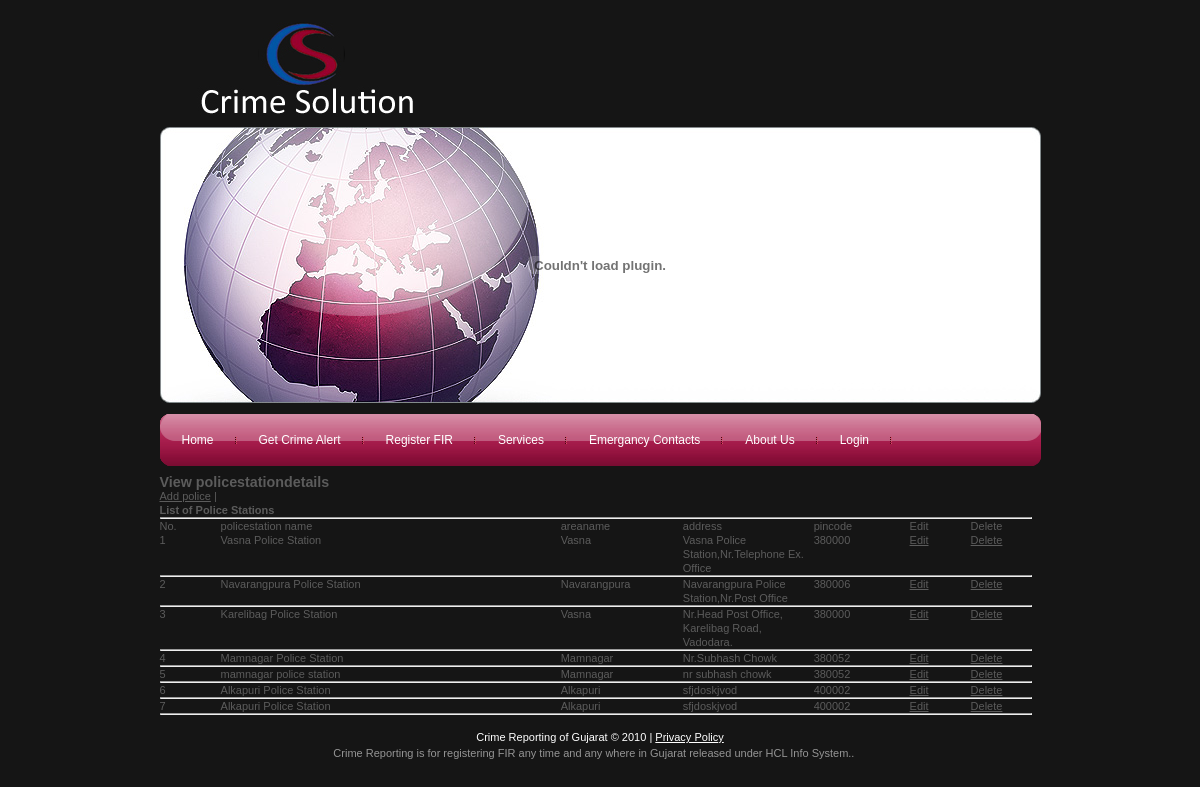
The page /viewInbox.php on the database as committed earlier.
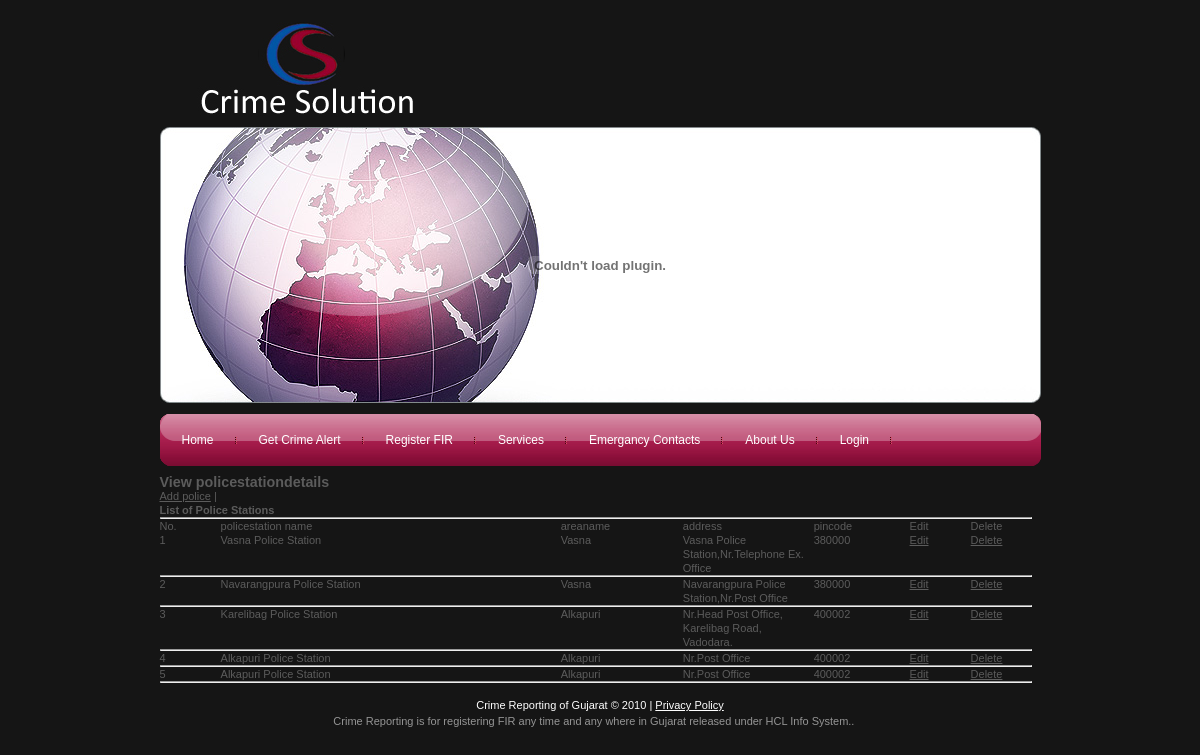
The same page on the database as committed later.
### tables this page shows
CREATE TABLE `mstr_policestation` (
  `poilcestation_id` int(10) unsigned NOT NULL auto_increment,
  `area_id` int(10) unsigned NOT NULL,
  `address` varchar(255) NOT NULL,
  `contact_no` int(10) unsigned NOT NULL,
  `Email_id` varchar(255) NOT NULL,
  `contact_person` varchar(45) NOT NULL,
  `starting_date` datetime NOT NULL,
  `policestation_name` varchar(45) NOT NULL,
  `city_id` int(10) unsigned NOT NULL,
  PRIMARY KEY  (`poilcestation_id`),
  KEY `FK_mstr_policestation_1` (`area_id`),
  KEY `FK_mstr_policestation_2` (`city_id`),
  CONSTRAINT `FK_mstr_policestation_1` FOREIGN KEY (`area_id`) REFERENCES `mstr_area` (`area_id`),
  CONSTRAINT `FK_mstr_policestation_2` FOREIGN KEY (`city_id`) REFERENCES `mstr_city` (`city_id`)
);

CREATE TABLE `mstr_area` (
  `area_id` int(10) unsigned NOT NULL auto_increment,
  `area_name` varchar(45) NOT NULL,
  `pincode` int(10) unsigned NOT NULL,
  `city_id` int(10) unsigned NOT NULL,
  PRIMARY KEY  (`area_id`),
  KEY `FK_mstr_area_1` (`city_id`),
  CONSTRAINT `FK_mstr_area_1` FOREIGN KEY (`city_id`) REFERENCES `mstr_city` (`city_id`)
);

### viewInbox.php (the view, shortened to what this page needs)
<?php
include("header.php");
$selectAllUserQuery = "select *from mstr_policestation mp,mstr_area a where a.area_id = mp.area_id";
$resultSet = mysql_query($selectAllUserQuery) or die(mysql_error());
?>
      <h1>View policestationdetails </h1>  <a href="policestationdetail.php">Add police</a> |
      <table width="99%">
        <tr>
          <th colspan="8" class="first"><strong>List of Police Stations</strong></th>
        </tr>
		<tr>
	  <td colspan="7"><hr /></td>
	  </tr>
        <tr>
          	<td width="7%">No.</td>
			<td width="39%">policestation name</td>
			<td width="14%">areaname	</td>
			<td width="15%">address</td>
			<td width="11%">pincode</td>
			<td width="7%">Edit</td>
			<td width="7%">Delete</td>
        </tr>
        <?php
	$i=1;
	while($record = mysql_fetch_array($resultSet))
	{
	?>
	<tr>
		<td>
		<?php echo $i++; ?></td>
		<td><?php echo $record["policestation_name"];?></td>
		<td><?php echo $record["area_name"];?></td>
		<td><?php echo $record["address"];?></td>
		<td><?php echo $record["pincode"];?></td>
		<td><a href="editpolicestation.php?psname=<?php echo $record["policestation_name"];?>">
		Edit</a>
		</td>
	    <td><a href="deletepolicestation.php?psname=<?php echo $record["policestation_name"];?>">       Delete</a></td>
  </tr>
	<tr>
	  <td colspan="7"><hr /></td>
	  </tr>
<?php
}
?>
</table>
    </div>
<?php include("footer.php");?>

Rows that differ between the two databases and show on the page:
removed mstr_policestation: policestation_name "Mamnagar Police Station", area.area_name "Mamnagar", address "Nr.Subhash Chowk", area.pincode "380052"
removed mstr_policestation: policestation_name "mamnagar police station", area.area_name "Mamnagar", address "nr subhash chowk", area.pincode "380052"
changed mstr_policestation "Navarangpura Police Station": area.area_name "Navarangpura" → "Vasna"; area.pincode "380006" → "380000"
changed mstr_policestation "Karelibag Police Station": area.area_name "Vasna" → "Alkapuri"; area.pincode "380000" → "400002"
changed mstr_policestation (number 4 of 5 on the later page): address "sfjdoskjvod" → "Nr.Post Office"
changed mstr_policestation (number 5 of 5 on the later page): address "sfjdoskjvod" → "Nr.Post Office"
